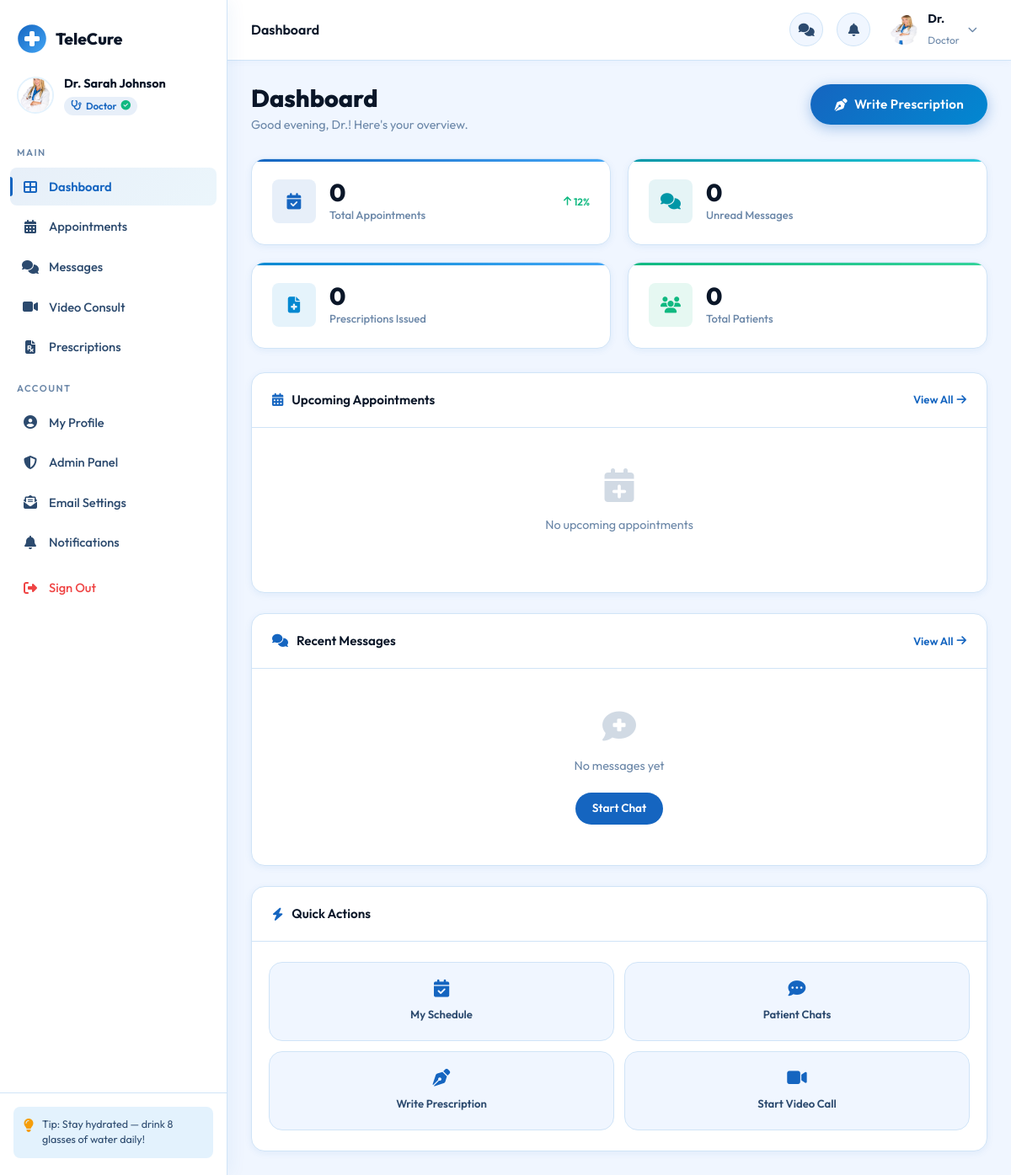
/Telecure/dashboard.php (signed in), run on the app's committed database.
### tables this page shows
CREATE TABLE doctor_profiles (
    id              INT AUTO_INCREMENT PRIMARY KEY,
    user_id         INT NOT NULL,
    specialization  VARCHAR(150),
    license_number  VARCHAR(100),
    years_experience INT DEFAULT 0,
    consultation_fee DECIMAL(10,2) DEFAULT 0.00,
    availability_days VARCHAR(100),
    is_verified     TINYINT(1) DEFAULT 0,
    rating          DECIMAL(3,2) DEFAULT 0.00,
    total_reviews   INT DEFAULT 0,
    UNIQUE KEY uq_doctor_license (license_number),
    UNIQUE KEY uq_doctor_user (user_id),
    KEY idx_doctor_specialization (specialization(100)),
    CONSTRAINT fk_doctor_user FOREIGN KEY (user_id)
        REFERENCES users(id) ON DELETE CASCADE ON UPDATE CASCADE
);

CREATE TABLE users (
    id             INT AUTO_INCREMENT PRIMARY KEY,
    full_name      VARCHAR(150) NOT NULL,
    email          VARCHAR(150) NOT NULL,
    password       VARCHAR(255) NOT NULL,
    role           ENUM('patient','doctor') NOT NULL DEFAULT 'patient',
    phone          VARCHAR(20),
    date_of_birth  DATE,
    gender         ENUM('male','female','other'),
    profile_photo  VARCHAR(255) DEFAULT 'default_avatar.png',
    bio            TEXT,
    created_at     TIMESTAMP DEFAULT CURRENT_TIMESTAMP,
    updated_at     TIMESTAMP DEFAULT CURRENT_TIMESTAMP ON UPDATE CURRENT_TIMESTAMP,
    is_active      TINYINT(1) DEFAULT 1,
    is_admin       TINYINT(1) NOT NULL DEFAULT 0,
    last_seen      TIMESTAMP NULL,
    UNIQUE KEY uq_users_email (email)
);

### Telecure/dashboard.php (the view, shortened to what the rows shown need)
<?php
require_once 'includes/config.php';
$user = currentUser();
?>
<!DOCTYPE html>
<html lang="en">
<head>
    <link rel="stylesheet" href="css/style.css">
    <link rel="stylesheet" href="css/dashboard.css">
    <link rel="stylesheet" href="https://cdnjs.cloudflare.com/ajax/libs/font-awesome/6.5.0/css/all.min.css">
</head>
<body class="dashboard-page">
<?php include 'includes/sidebar.php'; ?>
<div class="main-content">
    <?php include 'includes/topbar.php'; ?>
    <div class="dashboard-body">
        <div class="page-header">
            <div>
                <h1>Dashboard</h1>
                <p>Good <?= date('H') < 12 ? 'morning' : (date('H') < 17 ? 'afternoon' : 'evening') ?>, <?= htmlspecialchars(explode(' ', $user['full_name'])[0]) ?>! Here's your overview.</p>
            </div>
        </div>
    </div>
</div>
</body>
</html>

### Telecure/includes/sidebar.php (shortened to what the rows shown need)
<?php
$role = $user['role'];
$avatarUrl = avatarUrl($user, 80);
?>
<aside class="sidebar" id="sidebar">
    <div class="sidebar-user">
        <img src="<?= $avatarUrl ?>" alt="Avatar" class="sidebar-avatar">
        <div class="sidebar-user-info">
            <strong><?= htmlspecialchars($user['full_name']) ?></strong>
            <span class="sidebar-role <?= $role ?>">
                <i class="fas fa-<?= $role === 'doctor' ? 'stethoscope' : 'user' ?>"></i>
                <?= ucfirst($role) ?>
                <?php if ($role === 'doctor' && ($user['is_verified'] ?? 0)): ?>
                <i class="fas fa-check-circle verified-tick"></i>
                <?php endif; ?>
            </span>
        </div>
    </div>
</aside>

### Telecure/includes/topbar.php (shortened to what the rows shown need)
<?php
$avatarUrl = avatarUrl($user, 40);
?>
<header class="topbar">
    <div class="topbar-right">
        <div class="topbar-user">
            <img src="<?= $avatarUrl ?>" alt="Avatar">
            <div class="topbar-user-info">
                <?php $firstName = explode(' ', $user['full_name']); ?>
                <strong><?= htmlspecialchars($firstName[0]) ?></strong>
                <span><?= ucfirst($user['role']) ?></span>
            </div>
            <i class="fas fa-chevron-down"></i>
        </div>
    </div>
</header>

### data on the page
doctor_profiles: user.profile_photo (picture), user.full_name "Dr. Sarah Johnson", user.role "Doctor", user.full_name "Dr."

### other printed values
str_replace('.php', '', basename($_SERVER['PHP_SELF'])) "Dashboard"
$apptCount "0"
$unreadMsgs "0"
$prescCount "0"
$patientCount "0"
